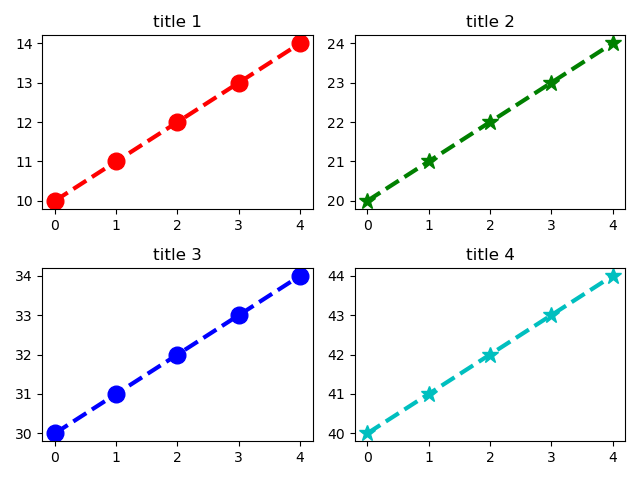

The script that saved this image:
""" p5_14.py """

import matplotlib.pyplot as plt

pt_x = [0, 1, 2, 3, 4]
pt1_y = [10, 11, 12, 13, 14]
pt2_y = [20, 21, 22, 23, 24]
pt3_y = [30, 31, 32, 33, 34]
pt4_y = [40, 41, 42, 43, 44]
pt5_y = [50, 51, 52, 53, 54]

fig, ((ax1, ax2), (ax3, ax4)) = plt.subplots(2, 2)

ax1.plot(pt_x, pt1_y, 'ro--', linewidth=3, markersize=12)
ax1.set_title("title 1")

ax2.plot(pt_x, pt2_y, 'g*--', linewidth=3, markersize=12)
ax2.set_title("title 2")

ax3.plot(pt_x, pt3_y, 'bo--', linewidth=3, markersize=12)
ax3.set_title("title 3")

ax4.plot(pt_x, pt4_y, 'c*--', linewidth=3, markersize=12)
ax4.set_title("title 4")

plt.tight_layout()
# plt.show()
plt.savefig("p5_14.png")
